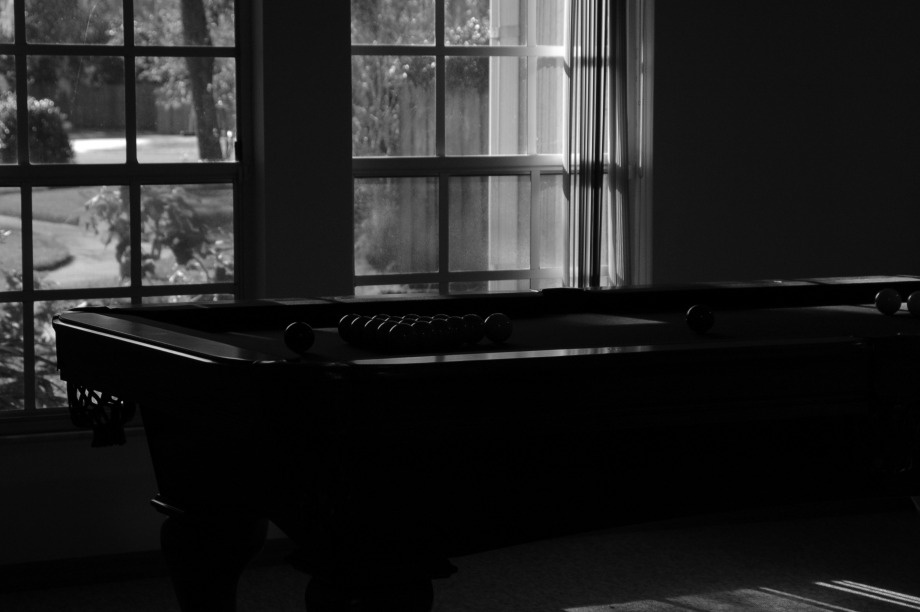
//> input picture exp3/pic3.jpg, 920 x 612 px
$ ./item3   (built with g++ and OpenCV 4)
//> lines starting //> are read from the running program, lines starting //| are printed output that depends on the picture
### exp3/item3.h
//
// Created by 董文杰 on 2019/4/3.
//

#ifndef EXP3_ITEM3_H
#define EXP3_ITEM3_H


class item3 {

};


#endif //EXP3_ITEM3_H

### exp3/item3.cpp
#include "item3.h"
#include <iostream>
#include <math.h>
#include <opencv2/opencv.hpp>
#include <opencv2/highgui.hpp>
#include <opencv2/imgproc.hpp>
/*
 *  3. 用两种方式实现图像直方图全局均衡化：
 *  1）直接调用equalizeHist()函数;
 *  2) 自行编写equalHist()函数实现。
 *
 */

using namespace std;
using namespace cv;


// 计算图像的灰度直方图 参考书P99
Mat calcGrayHist(const Mat &image){
    // 存储256个灰度级的像素个数
    Mat histogram = Mat::zeros(Size(256,1), CV_32SC1);
    // 图像的高和宽
    int rows = image.rows;
    int cols = image.cols;
    // 计算每个灰度级的个数
    for(int r = 0; r < rows; r++){
        for(int c = 0; c < cols; c++){
            int index = int(image.at<uchar>(r,c));
            histogram.at<int>(0, index) += 1;
        }
    }
    return histogram;
}

Mat equalHist(Mat image){
    CV_Assert(image.type() == CV_8UC1);
    // 灰度图像的高、宽
    int rows = image.rows;
    int cols = image.cols;

    // 第一步：计算图像的灰度直方图
    Mat grayHist = calcGrayHist(image);

    // 第二步：计算累加灰度直方图
    Mat zeroCumuMoment = Mat::zeros(Size(256,1), CV_32SC1);
    for(int p = 0; p < 256; p++){
        if (p == 0)
            zeroCumuMoment.at<int>(0, p) = grayHist.at<int>(0, 0);
        else
            zeroCumuMoment.at<int>(0, p) = zeroCumuMoment.at<int>(0, p-1) + grayHist.at<int>(0, p);
    }

    // 第三步：根据累加直方图得到输入灰度级和输出灰度级之间的映射关系
    Mat output_q = Mat::zeros(Size(256, 1), CV_8UC1);
    float cofficient = 256.0 / (rows * cols);
    for(int p = 0; p < 256; p++){
        float q = cofficient * zeroCumuMoment.at<int>(0, p) - 1;    // 映射公式参考P115
        if (q >= 0)
            output_q.at<uchar>(0, p) = uchar(floor(q)); //floor()向下取整; uchar()截断数据到[0,255]
        else
            output_q.at<uchar>(0, p) = 0;
    }

    // 第四步：得到直方图均衡化后的图像
    Mat equalHistImage = Mat::zeros(image.size(), CV_8UC1);
    for(int r = 0; r < rows; r++){
        for(int c = 0; c < cols; c++){
            int p = image.at<uchar>(r, c);
            equalHistImage.at<uchar>(r, c) = output_q.at<uchar>(0, p);
        }
    }
    return equalHistImage;
}


// 用两种方式实现图像直方图全局均衡化  参考书P117
int main(int argc, const char * argv[]) {

    Mat I = imread("/Users/dddwj/ownCloud/mac/备份/学习/1笔记/201902学期/计算机图像处理/LearnOpenCV/exp3/pic3.jpg", CV_LOAD_IMAGE_GRAYSCALE);
//> I is the input picture: 612 rows x 920 cols, CV_8UC1; min 0, max 255, mean 35.3
    if(!I.data){
        cout << "Can't open image!" << endl;
        return -1;
    }
    imshow("raw", I);

    // 1）直接调用equalizeHist()函数;
    Mat dst_1;
    equalizeHist(I, dst_1);
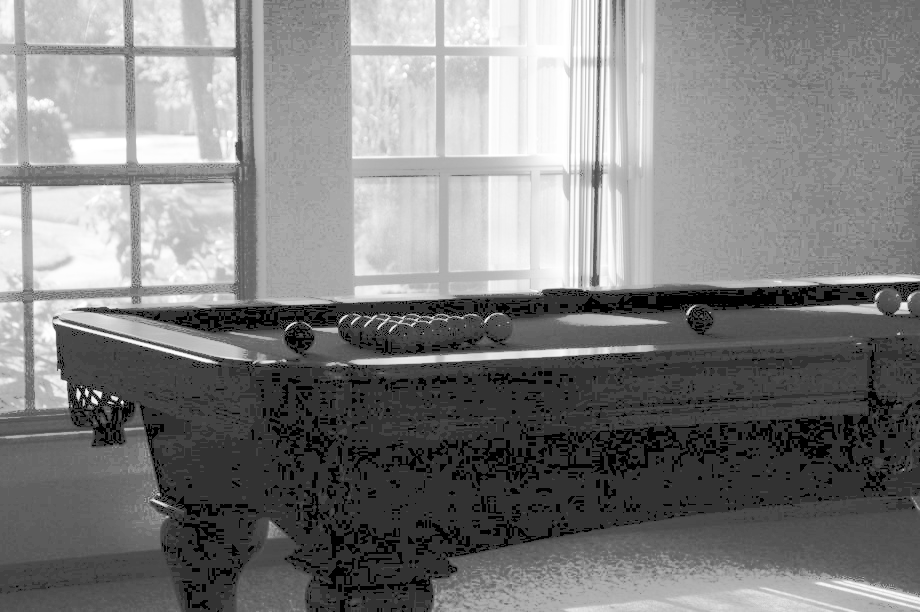
//> dst_1: 612 rows x 920 cols, CV_8UC1; min 0, max 255, mean 127.3
    imshow("equalizeHist", dst_1);

    // 2) 自行编写equalHist()函数实现
    Mat dst_2 = equalHist(I);
//> after the loop in calcGrayHist, `for(int r = 0; r < rows; r++)`: histogram = 256 values, max 103535 at index 1, min 20 at index 243, mean 2199.4
//> in equalHist, `Mat grayHist = calcGrayHist(image);`: grayHist has the same summary as histogram in calcGrayHist
//> after the loop in equalHist, `for(int p = 0; p < 256; p++)`: zeroCumuMoment = 256 values from 30283 to 563040
//> the loop in equalHist, `for(int p = 0; p < 256; p++)` made 256 passes
//> q on passes 1 to 3: 12.77, 59.84, 75.17
//> after the loop in equalHist, `for(int p = 0; p < 256; p++)`: output_q = 256 values from 12 to 255
    imshow("equalHist", dst_2);

    waitKey(0);
    return 0;
}

$ run again, with exp3/pic1.jpg copied over exp3/pic3.jpg
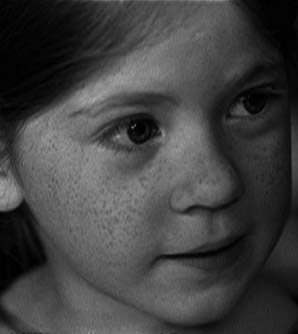
//> input picture exp3/pic1.jpg, 298 x 334 px
//> I is the input picture: 334 rows x 298 cols, CV_8UC1; min 0, max 174, mean 65.5
//> `equalizeHist(I, dst_1);`:
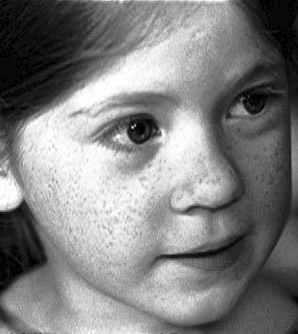
//> dst_1: 334 rows x 298 cols, CV_8UC1; min 0, max 255, mean 128.3
//> after the loop in calcGrayHist, `for(int r = 0; r < rows; r++)`: histogram = 256 values, max 1865 at index 3, min 0 at index 166, mean 388.8
//> grayHist has the same summary as histogram in calcGrayHist
//> after the loop in equalHist, `for(int p = 0; p < 256; p++)`: zeroCumuMoment = 256 values from 146 to 99532
//> the loop in equalHist, `for(int p = 0; p < 256; p++)` made 256 passes
//> q on passes 1 to 3: -0.624, 0.474, 3.18
//> after the loop in equalHist, `for(int p = 0; p < 256; p++)`: output_q = 256 values from 0 to 254

$ run again, with exp3/pic2.jpg copied over exp3/pic3.jpg
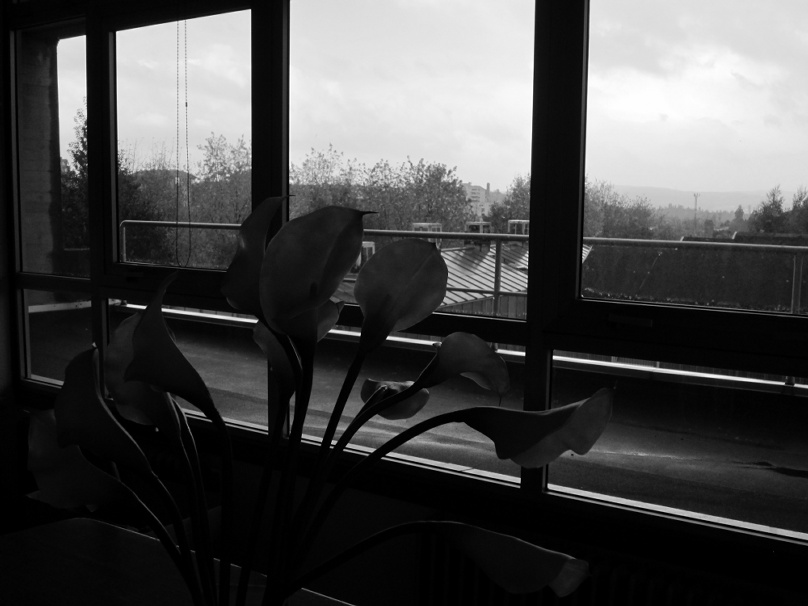
//> input picture exp3/pic2.jpg, 808 x 606 px
//> I is the input picture: 606 rows x 808 cols, CV_8UC1; min 0, max 255, mean 72.6
//> `equalizeHist(I, dst_1);`:
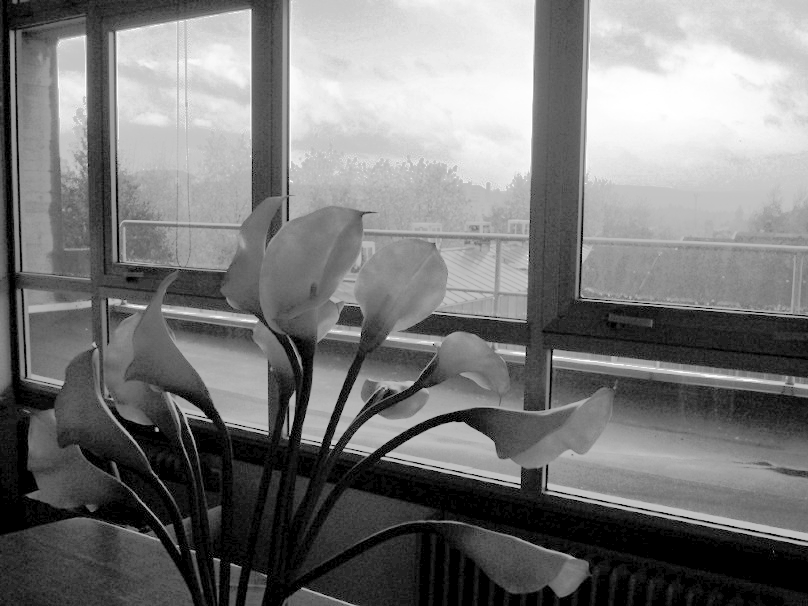
//> dst_1: 606 rows x 808 cols, CV_8UC1; min 0, max 255, mean 120.6
//> after the loop in calcGrayHist, `for(int r = 0; r < rows; r++)`: histogram = 256 values, max 33960 at index 0, min 70 at index 255, mean 1912.7
//> grayHist has the same summary as histogram in calcGrayHist
//> after the loop in equalHist, `for(int p = 0; p < 256; p++)`: zeroCumuMoment = 256 values from 33960 to 489648
//> the loop in equalHist, `for(int p = 0; p < 256; p++)` made 256 passes
//> q on passes 1 to 3: 16.76, 28.05, 36.8
//> after the loop in equalHist, `for(int p = 0; p < 256; p++)`: output_q = 256 values from 16 to 255
